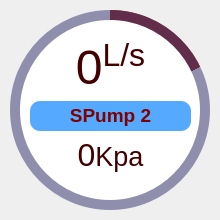
              <widget class="QFrame" name="cirProgBar_8">
               <property name="minimumSize">
                <size>
                 <width>220</width>
                 <height>220</height>
                </size>
               </property>
               <property name="frameShape">
                <enum>QFrame::NoFrame</enum>
               </property>
               <property name="frameShadow">
                <enum>QFrame::Raised</enum>
               </property>
               <widget class="QFrame" name="cirProg_10">
                <property name="geometry">
                 <rect>
                  <x>10</x>
                  <y>10</y>
                  <width>200</width>
                  <height>200</height>
                 </rect>
                </property>
                <property name="styleSheet">
                 <string notr="true">QFrame{
border-radius: 100px;
background-color: qconicalgradient(cx:0.5, cy:0.5, angle:90, stop:0.819892 rgba(0, 0, 8, 0), stop:0.820892 rgba(129, 0, 0, 255));
}</string>
                </property>
                <property name="frameShape">
                 <enum>QFrame::NoFrame</enum>
                </property>
                <property name="frameShadow">
                 <enum>QFrame::Raised</enum>
                </property>
               </widget>
               <widget class="QFrame" name="frame_22">
                <property name="geometry">
                 <rect>
                  <x>10</x>
                  <y>10</y>
                  <width>200</width>
                  <height>200</height>
                 </rect>
                </property>
                <property name="sizePolicy">
                 <sizepolicy hsizetype="Preferred" vsizetype="Preferred">
                  <horstretch>200</horstretch>
                  <verstretch>200</verstretch>
                 </sizepolicy>
                </property>
                <property name="minimumSize">
                 <size>
                  <width>200</width>
                  <height>200</height>
                 </size>
                </property>
                <property name="styleSheet">
                 <string notr="true">QFrame{
border-radius: 100px;
background-color: rgba(77, 77, 127, 150);
}</string>
                </property>
                <property name="frameShape">
                 <enum>QFrame::NoFrame</enum>
                </property>
                <property name="frameShadow">
                 <enum>QFrame::Raised</enum>
                </property>
               </widget>
               <widget class="QFrame" name="frame_23">
                <property name="geometry">
                 <rect>
                  <x>20</x>
                  <y>20</y>
                  <width>180</width>
                  <height>180</height>
                 </rect>
                </property>
                <property name="styleSheet">
                 <string notr="true">QFrame{
border-radius: 90;
	background-color: rgb(255, 255, 255);
}</string>
                </property>
                <property name="frameShape">
                 <enum>QFrame::StyledPanel</enum>
                </property>
                <property name="frameShadow">
                 <enum>QFrame::Raised</enum>
                </property>
                <widget class="QWidget" name="layoutWidget_10">
                 <property name="geometry">
                  <rect>
                   <x>10</x>
                   <y>20</y>
                   <width>161</width>
                   <height>134</height>
                  </rect>
                 </property>
                 <layout class="QGridLayout" name="gridLayout_13">
                  <item row="3" column="0">
                   <widget class="QLabel" name="progValue2_10">
                    <property name="font">
                     <font>
                      <pointsize>36</pointsize>
                     </font>
                    </property>
                    <property name="styleSheet">
                     <string notr="true">color: rgb(129, 0, 0);
background-color: rgba(0, 0, 0, 0);</string>
                    </property>
                    <property name="text">
                     <string>&lt;p&gt;&lt;span style=&quot; font-size:24pt; color:#430000;&quot;&gt;0&lt;/span&gt;&lt;span style=&quot; font-size:20pt; color:#430000;&quot;&gt;Kpa&lt;/span&gt;&lt;/p&gt;</string>
                    </property>
                    <property name="alignment">
                     <set>Qt::AlignCenter</set>
                    </property>
                   </widget>
                  </item>
                  <item row="1" column="0">
                   <widget class="QLabel" name="name_22">
                    <property name="font">
                     <font>
                      <pointsize>12</pointsize>
                      <weight>75</weight>
                      <bold>true</bold>
                     </font>
                    </property>
                    <property name="styleSheet">
                     <string notr="true">color: rgb(129, 0, 0);
background-color: rgb(85, 170, 255);
border-radius: 10px</string>
                    </property>
                    <property name="text">
                     <string>&lt;html&gt;&lt;head/&gt;&lt;body&gt;&lt;p&gt;&lt;span style=&quot; font-size:14pt;&quot;&gt;SPump 2&lt;/span&gt;&lt;/p&gt;&lt;/body&gt;&lt;/html&gt;</string>
                    </property>
                    <property name="alignment">
                     <set>Qt::AlignCenter</set>
                    </property>
                   </widget>
                  </item>
                  <item row="0" column="0">
                   <widget class="QLabel" name="progValue1_10">
                    <property name="font">
                     <font>
                      <pointsize>36</pointsize>
                     </font>
                    </property>
                    <property name="styleSheet">
                     <string notr="true">color: rgb(129, 0, 0);
background-color: rgba(0, 0, 0, 0);</string>
                    </property>
                    <property name="text">
                     <string>&lt;p&gt;&lt;span style=&quot; color:#430000;&quot;&gt;0&lt;/span&gt;&lt;span style=&quot; color:#430000; vertical-align:super;&quot;&gt;L/s&lt;/span&gt;&lt;/p&gt;</string>
                    </property>
                    <property name="alignment">
                     <set>Qt::AlignCenter</set>
                    </property>
                   </widget>
                  </item>
                 </layout>
                </widget>
               </widget>
              </widget>
